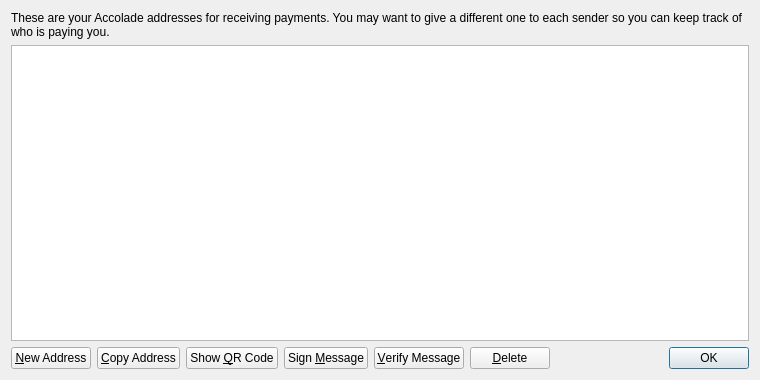
<?xml version="1.0" encoding="UTF-8"?>
<ui version="4.0">
 <class>AddressBookPage</class>
 <widget class="QWidget" name="AddressBookPage">
  <property name="geometry">
   <rect>
    <x>0</x>
    <y>0</y>
    <width>760</width>
    <height>380</height>
   </rect>
  </property>
  <property name="windowTitle">
   <string>Address Book</string>
  </property>
  <layout class="QVBoxLayout" name="verticalLayout">
   <item>
    <widget class="QLabel" name="labelExplanation">
     <property name="text">
      <string>These are your Accolade addresses for receiving payments. You may want to give a different one to each sender so you can keep track of who is paying you.</string>
     </property>
     <property name="textFormat">
      <enum>Qt::PlainText</enum>
     </property>
     <property name="wordWrap">
      <bool>true</bool>
     </property>
    </widget>
   </item>
   <item>
    <widget class="QTableView" name="tableView">
     <property name="contextMenuPolicy">
      <enum>Qt::CustomContextMenu</enum>
     </property>
     <property name="toolTip">
      <string>Double-click to edit address or label</string>
     </property>
     <property name="tabKeyNavigation">
      <bool>false</bool>
     </property>
     <property name="selectionMode">
      <enum>QAbstractItemView::SingleSelection</enum>
     </property>
     <property name="selectionBehavior">
      <enum>QAbstractItemView::SelectRows</enum>
     </property>
     <property name="sortingEnabled">
      <bool>true</bool>
     </property>
     <attribute name="verticalHeaderVisible">
      <bool>false</bool>
     </attribute>
    </widget>
   </item>
   <item>
    <layout class="QHBoxLayout" name="horizontalLayout">
     <item>
      <widget class="QPushButton" name="newAddressButton">
       <property name="toolTip">
        <string>Create a new address</string>
       </property>
       <property name="text">
        <string>&amp;New Address</string>
       </property>
      </widget>
     </item>
     <item>
      <widget class="QPushButton" name="copyToClipboard">
       <property name="toolTip">
        <string>Copy the currently selected address to the system clipboard</string>
       </property>
       <property name="text">
        <string>&amp;Copy Address</string>
       </property>
      </widget>
     </item>
     <item>
      <widget class="QPushButton" name="showQRCode">
       <property name="text">
        <string>Show &amp;QR Code</string>
       </property>
      </widget>
     </item>
     <item>
      <widget class="QPushButton" name="signMessage">
       <property name="toolTip">
        <string>Sign a message to prove you own a Accolade address</string>
       </property>
       <property name="text">
        <string>Sign &amp;Message</string>
       </property>
      </widget>
     </item>
     <item>
      <widget class="QPushButton" name="verifyMessage">
       <property name="toolTip">
        <string>Verify a message to ensure it was signed with a specified Accolade address</string>
       </property>
       <property name="text">
        <string>&amp;Verify Message</string>
       </property>
      </widget>
     </item>
     <item>
      <widget class="QPushButton" name="deleteButton">
       <property name="toolTip">
        <string>Delete the currently selected address from the list</string>
       </property>
       <property name="text">
        <string>&amp;Delete</string>
       </property>
      </widget>
     </item>
     <item>
      <spacer name="horizontalSpacer">
       <property name="orientation">
        <enum>Qt::Horizontal</enum>
       </property>
       <property name="sizeHint" stdset="0">
        <size>
         <width>40</width>
         <height>20</height>
        </size>
       </property>
      </spacer>
     </item>
     <item>
      <widget class="QDialogButtonBox" name="buttonBox">
       <property name="sizePolicy">
        <sizepolicy hsizetype="Maximum" vsizetype="Fixed">
         <horstretch>0</horstretch>
         <verstretch>0</verstretch>
        </sizepolicy>
       </property>
       <property name="standardButtons">
        <set>QDialogButtonBox::Ok</set>
       </property>
      </widget>
     </item>
    </layout>
   </item>
  </layout>
 </widget>
 <resources>
  <include location="../bitcoin.qrc"/>
 </resources>
 <connections/>
</ui>
